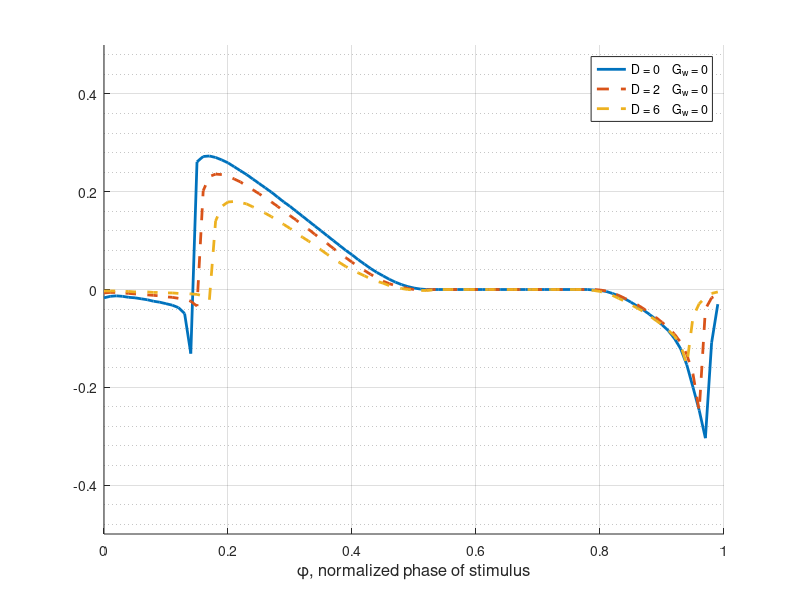
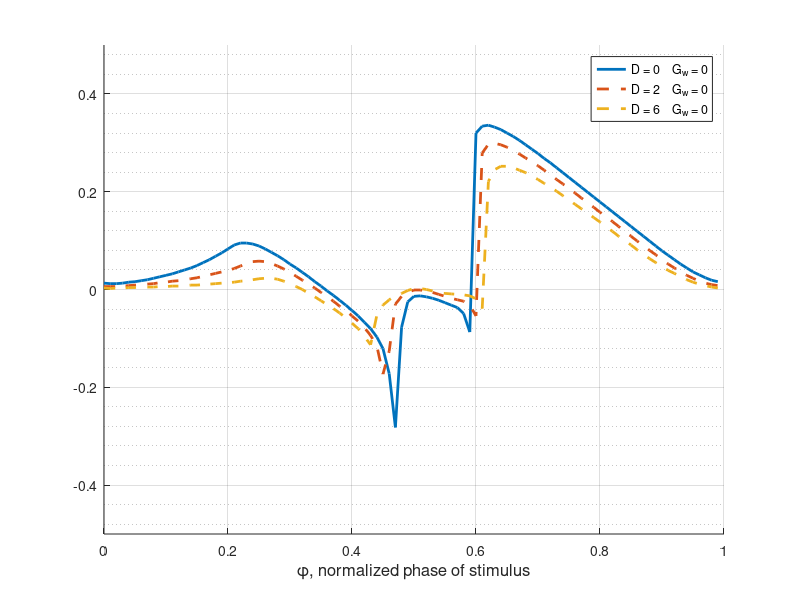
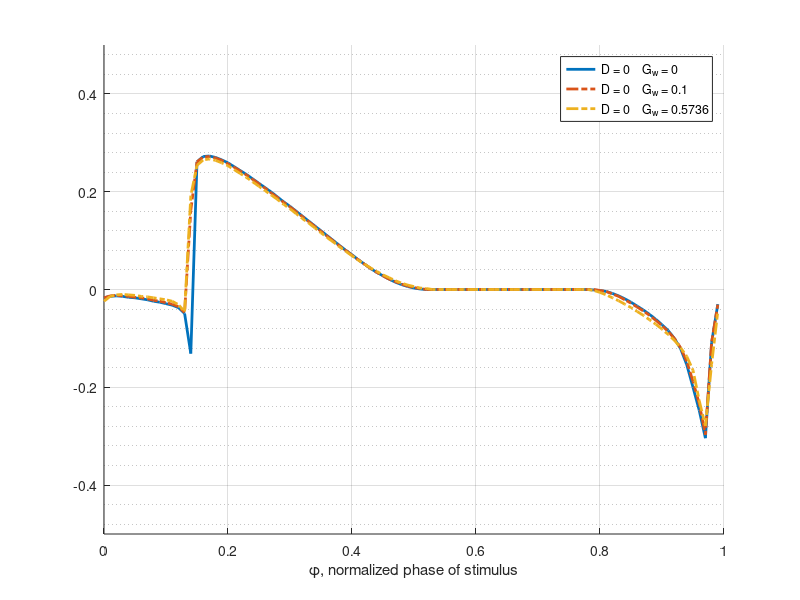
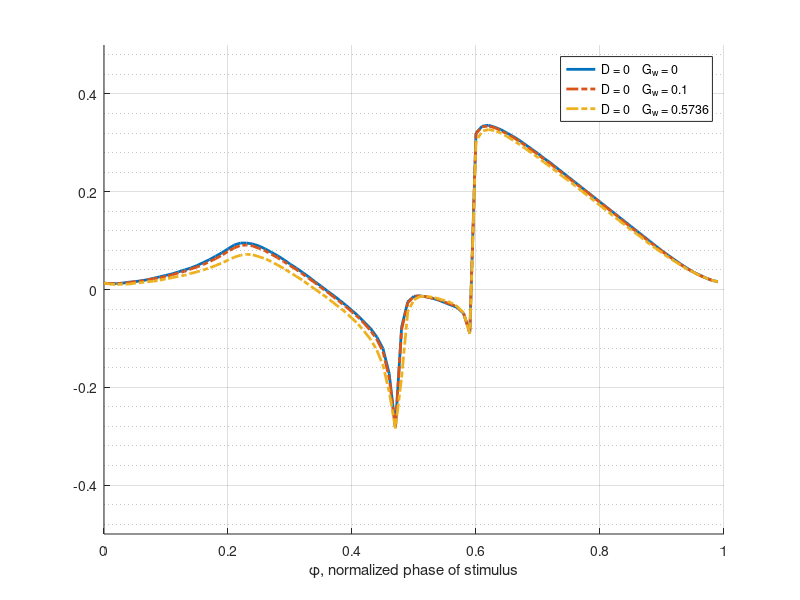

Here is the MATLAB script that generated these plots, in order:
clear all
clc

%% For inhibition
load ('D0-.mat')
N = phase_shift;
load ('D2-.mat')
D2 = phase_shift;
load ('D6-.mat')
D6 = phase_shift;

num_phase = 100;

figure(1)
hold on
plot((0:num_phase-1)/num_phase,N,'LineWidth',2)
plot((0:num_phase-1)/num_phase,D2,'--','LineWidth',2)
plot((0:num_phase-1)/num_phase,D6,'--','LineWidth',2)
grid on
ylim([-0.5 0.5])
set(gca,'YMinorGrid','on');
set(gcf,'Position',[500 200 500 300])
xlabel('\phi, normalized phase of stimulus','FontSize',12)
% ylabel('normalized phase advancement','FontSize',13)

legend('D = 0    G_w = 0','D = 2    G_w = 0','D = 6    G_w = 0')
% legend('D = 0    G_s_y_n = 1.6178','D = 2    G_s_y_n = 1.7732','D = 6    G_s_y_n = 2.0073')

%% For excitation
load ('D0+.mat')
N = phase_shift;
load ('D2+.mat')
D2 = phase_shift;
load ('D6+.mat')
D6 = phase_shift;

num_phase = 100;
 
figure(2)
hold on
plot((0:num_phase-1)/num_phase,N,'LineWidth',2)
plot((0:num_phase-1)/num_phase,D2,'--','LineWidth',2)
plot((0:num_phase-1)/num_phase,D6,'--','LineWidth',2)
grid on
ylim([-0.5 0.5])
set(gca,'YMinorGrid','on');
set(gcf,'Position',[500 200 500 300])
xlabel('\phi, normalized phase of stimulus','FontSize',12)
% ylabel('normalized phase advancement','FontSize',13)

legend('D = 0    G_w = 0','D = 2    G_w = 0','D = 6    G_w = 0')
% legend('D = 0    G_s_y_n = 1.6178','D = 2    G_s_y_n = 1.7732','D = 6    G_s_y_n = 2.0073')

%% For Gw inhibition
load ('D0-.mat')
N = phase_shift;

load ('Gwm-.mat')
M = phase_shift;

load ('Gw-.mat')
G = phase_shift;

figure(3)
hold on
plot((0:num_phase-1)/num_phase,N,'LineWidth',2)
plot((0:num_phase-1)/num_phase,M,'-.','LineWidth',2)
plot((0:num_phase-1)/num_phase,G,'-.','LineWidth',2)
grid on
ylim([-0.5 0.5])
set(gca,'YMinorGrid','on');
set(gcf,'Position',[500 200 500 300])
xlabel('\phi, normalized phase of stimulus')
% ylabel('normalized phase advancement')

legend('D = 0    G_w = 0','D = 0    G_w = 0.1','D = 0    G_w = 0.5736')
% legend('Gw = 0             G_s_y_n = 1.6178','Gw = 0.1          G_s_y_n = 1.6895','Gw = 0.5736    G_s_y_n = 2')

%% For Gw excitation
load ('D0+.mat')
N = phase_shift;

load ('Gwm+.mat')
M = phase_shift;

load ('Gw+.mat')
G = phase_shift;

figure(4)
hold on
plot((0:num_phase-1)/num_phase,N,'LineWidth',2)
plot((0:num_phase-1)/num_phase,M,'-.','LineWidth',2)
plot((0:num_phase-1)/num_phase,G,'-.','LineWidth',2)
grid on
ylim([-0.5 0.5])
set(gca,'YMinorGrid','on');
set(gcf,'Position',[500 200 500 300])
xlabel('\phi, normalized phase of stimulus')
% ylabel('normalized phase advancement')

legend('D = 0    G_w = 0','D = 0    G_w = 0.1','D = 0    G_w = 0.5736')
% legend('Gw = 0             G_s_y_n = 1.6178','Gw = 0.1          G_s_y_n = 1.6895','Gw = 0.5736    G_s_y_n = 2')
